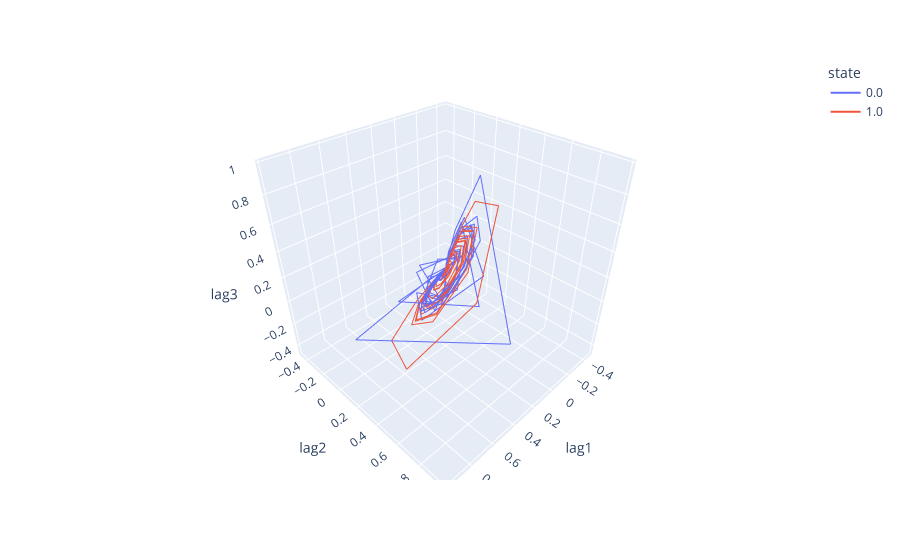

Notebook code for this chart:
### Code cell
sensor_index = 3
# plot_df = pd.DataFrame({
#     'lag1': np.concatenate((lag_nom_meas_flow[:,sensor_index,0], lag_fault_meas_flow[:,sensor_index,0])),
#     'lag2': np.concatenate((lag_nom_meas_flow[:,sensor_index,1], lag_fault_meas_flow[:,sensor_index,1])),
#     'lag3': np.concatenate((lag_nom_meas_flow[:,sensor_index,2], lag_fault_meas_flow[:,sensor_index,2])),
#     'state': np.concatenate((np.zeros(lag_nom_meas_flow.shape[0]), np.ones(lag_nom_meas_flow.shape[0])))
# })

plot_df = pd.DataFrame({
    'lag1': np.concatenate((lag_res_flow[:,sensor_index,0], lag_fault_res_flow[:,sensor_index,0])),
    'lag2': np.concatenate((lag_res_flow[:,sensor_index,1], lag_fault_res_flow[:,sensor_index,1])),
    'lag3': np.concatenate((lag_res_flow[:,sensor_index,2], lag_fault_res_flow[:,sensor_index,2])),
    'state': np.concatenate((np.zeros(lag_res_flow.shape[0]), np.ones(lag_res_flow.shape[0])))
})
fig = px.line_3d(plot_df, x='lag1', y='lag2', z='lag3', color='state')
fig.show()

### Figure 1 — Plotly figure (JSON) as saved in the notebook; plotly's stock layout.template omitted (floating-point values rounded to 4 significant figures; data arrays with more than 128 entries replaced by an {"elided": "..."} marker saying what was removed)
{"data": [{"hovertemplate": "state=0.0<br>lag1=%{x}<br>lag2=%{y}<br>lag3=%{z}<extra></extra>", "legendgroup": "0.0", "line": {"color": "#636efa", "dash": "solid"}, "marker": {"symbol": "circle"}, "mode": "lines", "name": "0.0", "scene": "scene", "showlegend": true, "type": "scatter3d", "x": {"elided": "1378 float values"}, "y": {"elided": "1378 float values"}, "z": {"elided": "1378 float values"}}, {"hovertemplate": "state=1.0<br>lag1=%{x}<br>lag2=%{y}<br>lag3=%{z}<extra></extra>", "legendgroup": "1.0", "line": {"color": "#EF553B", "dash": "solid"}, "marker": {"symbol": "circle"}, "mode": "lines", "name": "1.0", "scene": "scene", "showlegend": true, "type": "scatter3d", "x": {"elided": "1378 float values"}, "y": {"elided": "1378 float values"}, "z": {"elided": "1378 float values"}}], "layout": {"legend": {"title": {"text": "state"}, "tracegroupgap": 0}, "margin": {"t": 60}, "scene": {"domain": {"x": [0, 1], "y": [0, 1]}, "xaxis": {"title": {"text": "lag1"}}, "yaxis": {"title": {"text": "lag2"}}, "zaxis": {"title": {"text": "lag3"}}}}}
